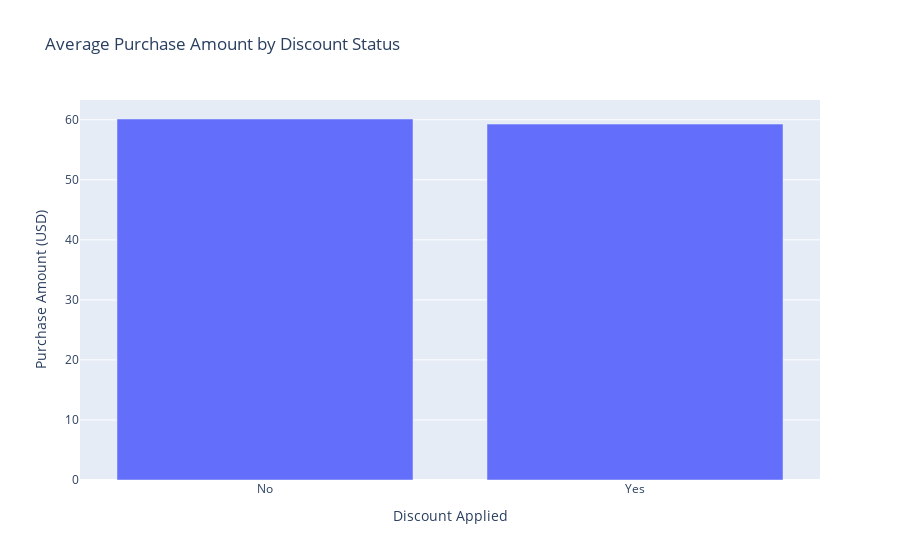

The code cell stored with this chart in its notebook:
### Code cell
# Discount impact
import plotly.express as px

# Calculate mean purchase amount
discount_summary = df.groupby('Discount Applied')['Purchase Amount (USD)'].mean().reset_index()

# Create interactive bar chart
fig = px.bar(discount_summary, 
             x='Discount Applied', 
             y='Purchase Amount (USD)',
             title='Average Purchase Amount by Discount Status')
fig.show()


# Promo code analysis
plt.figure(figsize=(10, 6))
sns.barplot(data=df, x='Promo Code Used', y='Purchase Amount (USD)')
plt.title('Average Purchase Amount by Promo Code Usage')
plt.show()

### Figure 1 — Plotly figure (JSON) as saved in the notebook; plotly's stock layout.template omitted (floating-point values rounded to 4 significant figures)
{"data": [{"alignmentgroup": "True", "hovertemplate": "Discount Applied=%{x}<br>Purchase Amount (USD)=%{y}<extra></extra>", "legendgroup": "", "marker": {"color": "#636efa", "pattern": {"shape": ""}}, "name": "", "offsetgroup": "", "orientation": "v", "showlegend": false, "textposition": "auto", "type": "bar", "x": ["No", "Yes"], "xaxis": "x", "y": [60.13, 59.28], "yaxis": "y"}], "layout": {"barmode": "relative", "legend": {"tracegroupgap": 0}, "title": {"text": "Average Purchase Amount by Discount Status"}, "xaxis": {"anchor": "y", "domain": [0, 1], "title": {"text": "Discount Applied"}}, "yaxis": {"anchor": "x", "domain": [0, 1], "title": {"text": "Purchase Amount (USD)"}}}}
